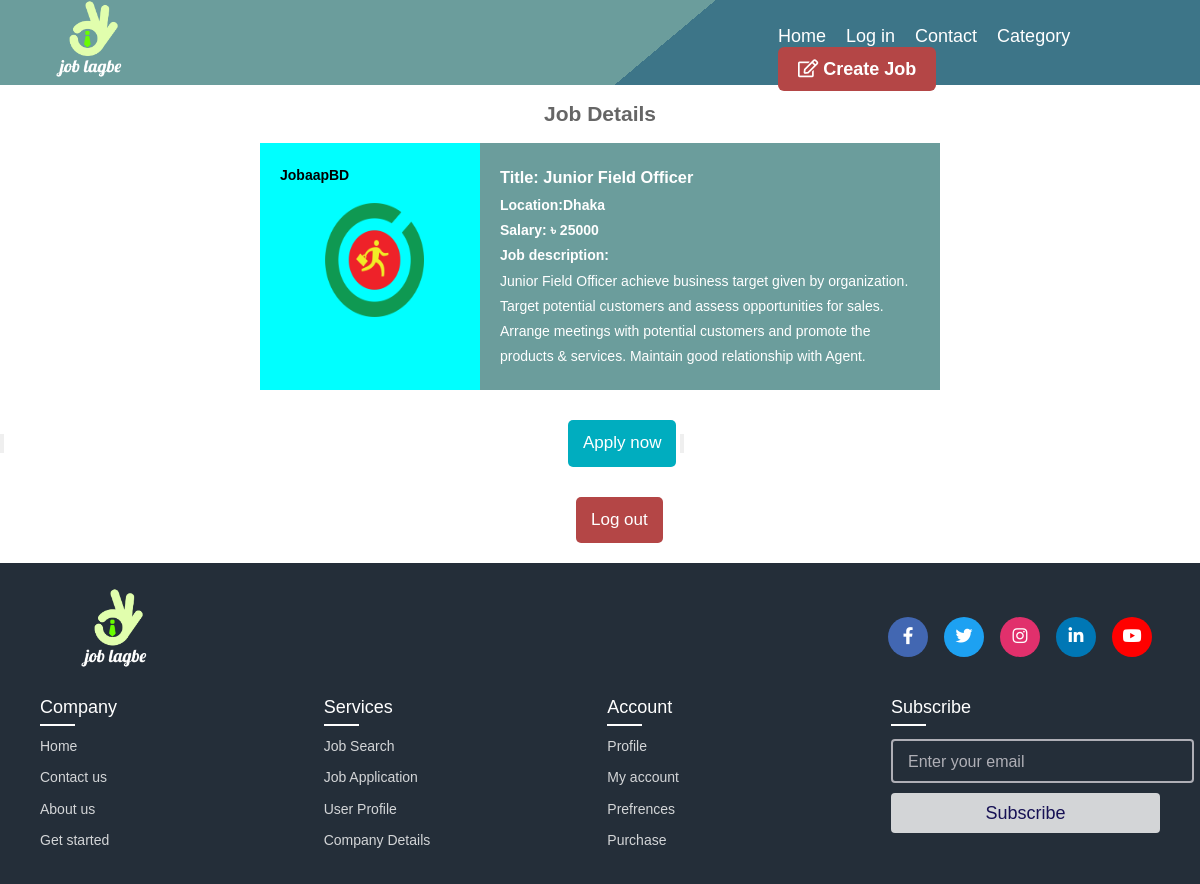
The page /job_details.php?id=26 (signed in) on the database its author committed.
### tables this page shows
CREATE TABLE `jobs` (
  `id` int(45) NOT NULL,
  `title` varchar(255) NOT NULL,
  `description` varchar(1000) NOT NULL,
  `company` varchar(255) NOT NULL,
  `location` varchar(255) NOT NULL,
  `salary` int(20) NOT NULL,
  `p_img` varchar(255) DEFAULT NULL
);

### job_details.php (the view, shortened to what this page needs)
<?php
$id = $_GET['id'];
$con = mysqli_connect("localhost", "root", "", "joblagbe");
$query = "select * from jobs where id='$id'";
$data = mysqli_query($con, $query);
$result = mysqli_fetch_assoc($data);
?>
<?php include 'header.php'; ?>
<!DOCTYPE html>
<html lang="en">
<head>
  <link rel="stylesheet" href="styles/dashboard.css">
</head>
<body>
    <section>
        <div class="job-d-h">
            <h2>Job Details</h2>
        </div>
    </section>
    <section>
        <div class="job-r">
            <div class="j-r-l">
                <div class="j-des">
                    <h3>Title: <?php echo $result["title"]; ?></h3>
                    <h4>Location:<?php echo $result["location"]; ?> </h4></li>
                    <h4 style="text-decoration: blink;">Salary: ৳ <?php echo $result["salary"]; ?></h4>
                    <h4>Job description: </h4>
                    <p><?php echo $result["description"]; ?></p>
                </div>
            </div>
            <div class="j-r-r">
                <h4 style="color:black"><?php echo $result["company"];?></h4>
                <img src="./pic/<?php echo $result["p_img"];?>" class="img-logo_details_page" alt="...">
            </div>
        </div>
    </section>
    <section>
      <input type="button"><a class="login_btn" href="apply_job.php">Apply now</a></input>
      <input type="button"><a class="logout_btn" href="logout.php">Log out</a></input>
    </section>
    <?php include 'footer.php'; ?>
</body>
</html>

### styles/styles.css (style rules this page uses)
body { margin: 0;padding: 0; width: 100%; color: #666666; font-size: 14px; line-height: 1.80857; font-weight: normal; font-family: 'Poppins', sans-serif; }
body { padding: 0px; margin: 0; }
* { margin: 0; padding: 0; }

### styles/dashboard.css (style rules this page uses)
.job-d-h { padding: 10px 0; text-align: center; }
.job-r { display: flex; margin-bottom: 20px; flex-direction: row-reverse; justify-content: center; }
.j-r-l { width: 35%; background-color: #6b9d9c ; padding: 20px; }
.j-r-r { width: 15%; background-color: aqua; padding: 20px; }
.j-des h3,h4,p { color: white; }
.img-logo_details_page { width: 55%; height: 55%; margin: 15px 45px 15px 45px; }
.login_btn { color: #fff; border: none; outline: none; font-size: 17px; margin-top: 10px; margin-bottom: 20px; padding: 8px 15px; background: #00adbf; border-radius: 5px; display: inline-block; text-decoration: none; margin-left: 47%; }
.logout_btn { color: #fff; border: none; outline: none; font-size: 17px; margin-top: 10px; margin-bottom: 20px; padding: 8px 15px; background: #b44646; border-radius: 5px; display: inline-block; text-decoration: none; margin-left: 48%; }

### rows shown on the page
jobs: title "Junior Field Officer", location "Dhaka", salary "25000", description "Junior Field Officer achieve business target given by organization. Target potential customers and assess opportunities for sales. Arrange meetings with potential customers and promote the products & services. Maintain good relationship with Agent.", company "JobaapBD", p_img (picture)
